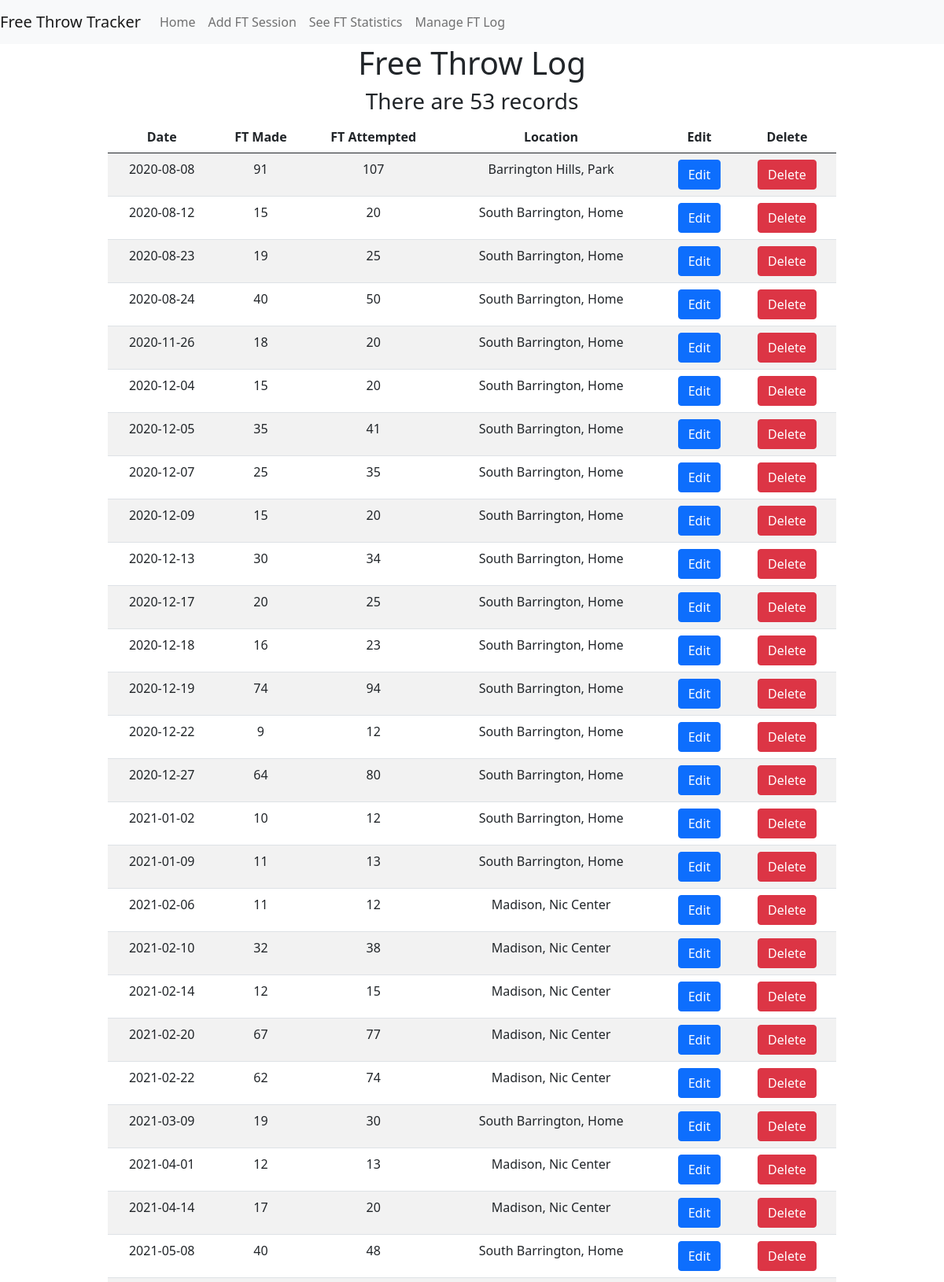
The app's page /log (upper part) with its own data.
### tables this page shows
CREATE TABLE freethrowlog (
    id INTEGER PRIMARY KEY AUTOINCREMENT,
    sessionDate TEXT NOT NULL,
    ftMade INTEGER NOT NULL,
    ftAttempted INTEGER NOT NULL,
    locationName TEXT NOT NULL
    
);

### app.py (the view)
@app.route('/log')
def log():
    conn = get_db_connection()
    logs = conn.execute('SELECT * FROM freethrowlog ORDER BY sessionDate ASC').fetchall()
    conn.close()
    return render_template('log.html', logs=logs, vals=len(logs))

### app.py (called while the page is built)
def get_db_connection():
    conn = sqlite3.connect('database.db')
    conn.row_factory = sqlite3.Row
    return conn

### templates/log.html
{% extends 'base.html' %}
{% block content %}
<br><br><br><br><br><br>
    <div class="container">
        <div class="row">
            <div class="col-md-10 mx-auto text-center">
                <h1>{% block title %} Free Throw Log {% endblock %}</h1>
                <h3>There are {{ vals }} records</h3>
                <table class="table table-striped">
                    <thead class="thead-dark">
                        <tr>
                            <th scope="col">Date</th>
                            <th scope="col">FT Made</th>
                            <th scope="col">FT Attempted</th>
                            <th scope="col">Location</th>
                            <th scope="col">Edit</th>
                            <th scope="col">Delete</th>
                        </tr>
                    </thead>
                    {% for log in logs %}
                    <tr>
                        <td>{{ log['sessionDate'] }}</td>
                        <td>{{ log['ftMade'] }}</td>
                        <td>{{ log['ftAttempted'] }}</td>
                        <td>{{ log['locationName'] }}</td>
                        <td><a href='{{url_for("edit",id=log.id)}}' class="btn btn-primary" role="button">Edit</a></td>
                        <td><a href='{{url_for("delete",id=log.id)}}' class="btn btn-danger" role="button">Delete</a></td>
                    </tr>
                    {% endfor %}
                </table>
            </div>
        </div>
    </div>
{% endblock %}

### templates/base.html (shortened to what this page needs)
<!DOCTYPE html>
<html lang="en">
<head>
    <link href="https://cdn.jsdelivr.net/npm/bootstrap@5.0.2/dist/css/bootstrap.min.css" rel="stylesheet">
</head>
<body>
    <nav class="navbar navbar-expand-lg navbar-light bg-light">
        <a class="navbar-brand">Free Throw Tracker</a>
        <div class="collapse navbar-collapse" id="navbarNav">
        <ul class="navbar-nav">
            <li class="nav-item active">
            <a class="nav-link" href="{{ url_for('index') }}">Home</a>
            </li>
            <li class="nav-item">
            <a class="nav-link" href="{{ url_for('add') }}">Add FT Session</a>
            </li>
            <li class="nav-item">
            <a class="nav-link" href="{{ url_for('statistics') }}">See FT Statistics</a>
            </li>
            <li class="nav-item">
                <a class="nav-link" href="{{ url_for('log') }}">Manage FT Log</a>
            </li>
        </ul>
        </div>
    </nav>
    <div class="content">
        {% block content %} {% endblock %}
    </div>
</body>
</html>

### templates/base.html (style rules this page uses)
.content { height: auto; margin: 0; display: flex; align-items: center; justify-content: center; }

### records on screen
freethrowlog: sessionDate "2020-08-08", ftMade "91", ftAttempted "107", locationName "Barrington Hills, Park"
freethrowlog: sessionDate "2020-08-12", ftMade "15", ftAttempted "20", locationName "South Barrington, Home"
freethrowlog: sessionDate "2020-08-23", ftMade "19", ftAttempted "25", locationName "South Barrington, Home"
freethrowlog: sessionDate "2020-08-24", ftMade "40", ftAttempted "50", locationName "South Barrington, Home"
freethrowlog: sessionDate "2020-11-26", ftMade "18", ftAttempted "20", locationName "South Barrington, Home"
freethrowlog: sessionDate "2020-12-04", ftMade "15", ftAttempted "20", locationName "South Barrington, Home"
freethrowlog: sessionDate "2020-12-05", ftMade "35", ftAttempted "41", locationName "South Barrington, Home"
freethrowlog: sessionDate "2020-12-07", ftMade "25", ftAttempted "35", locationName "South Barrington, Home"
freethrowlog: sessionDate "2020-12-09", ftMade "15", ftAttempted "20", locationName "South Barrington, Home"
freethrowlog: sessionDate "2020-12-13", ftMade "30", ftAttempted "34", locationName "South Barrington, Home"
freethrowlog: sessionDate "2020-12-17", ftMade "20", ftAttempted "25", locationName "South Barrington, Home"
freethrowlog: sessionDate "2020-12-18", ftMade "16", ftAttempted "23", locationName "South Barrington, Home"
freethrowlog: sessionDate "2020-12-19", ftMade "74", ftAttempted "94", locationName "South Barrington, Home"
freethrowlog: sessionDate "2020-12-22", ftMade "9", ftAttempted "12", locationName "South Barrington, Home"
freethrowlog: sessionDate "2020-12-27", ftMade "64", ftAttempted "80", locationName "South Barrington, Home"
freethrowlog: sessionDate "2021-01-02", ftMade "10", ftAttempted "12", locationName "South Barrington, Home"
freethrowlog: sessionDate "2021-01-09", ftMade "11", ftAttempted "13", locationName "South Barrington, Home"
freethrowlog: sessionDate "2021-02-06", ftMade "11", ftAttempted "12", locationName "Madison, Nic Center"
freethrowlog: sessionDate "2021-02-10", ftMade "32", ftAttempted "38", locationName "Madison, Nic Center"
freethrowlog: sessionDate "2021-02-14", ftMade "12", ftAttempted "15", locationName "Madison, Nic Center"
freethrowlog: sessionDate "2021-02-20", ftMade "67", ftAttempted "77", locationName "Madison, Nic Center"
freethrowlog: sessionDate "2021-02-22", ftMade "62", ftAttempted "74", locationName "Madison, Nic Center"
freethrowlog: sessionDate "2021-03-09", ftMade "19", ftAttempted "30", locationName "South Barrington, Home"
freethrowlog: sessionDate "2021-04-01", ftMade "12", ftAttempted "13", locationName "Madison, Nic Center"
freethrowlog: sessionDate "2021-04-14", ftMade "17", ftAttempted "20", locationName "Madison, Nic Center"
freethrowlog: sessionDate "2021-05-08", ftMade "40", ftAttempted "48", locationName "South Barrington, Home"

### other values on screen
{{ vals }} "53"
